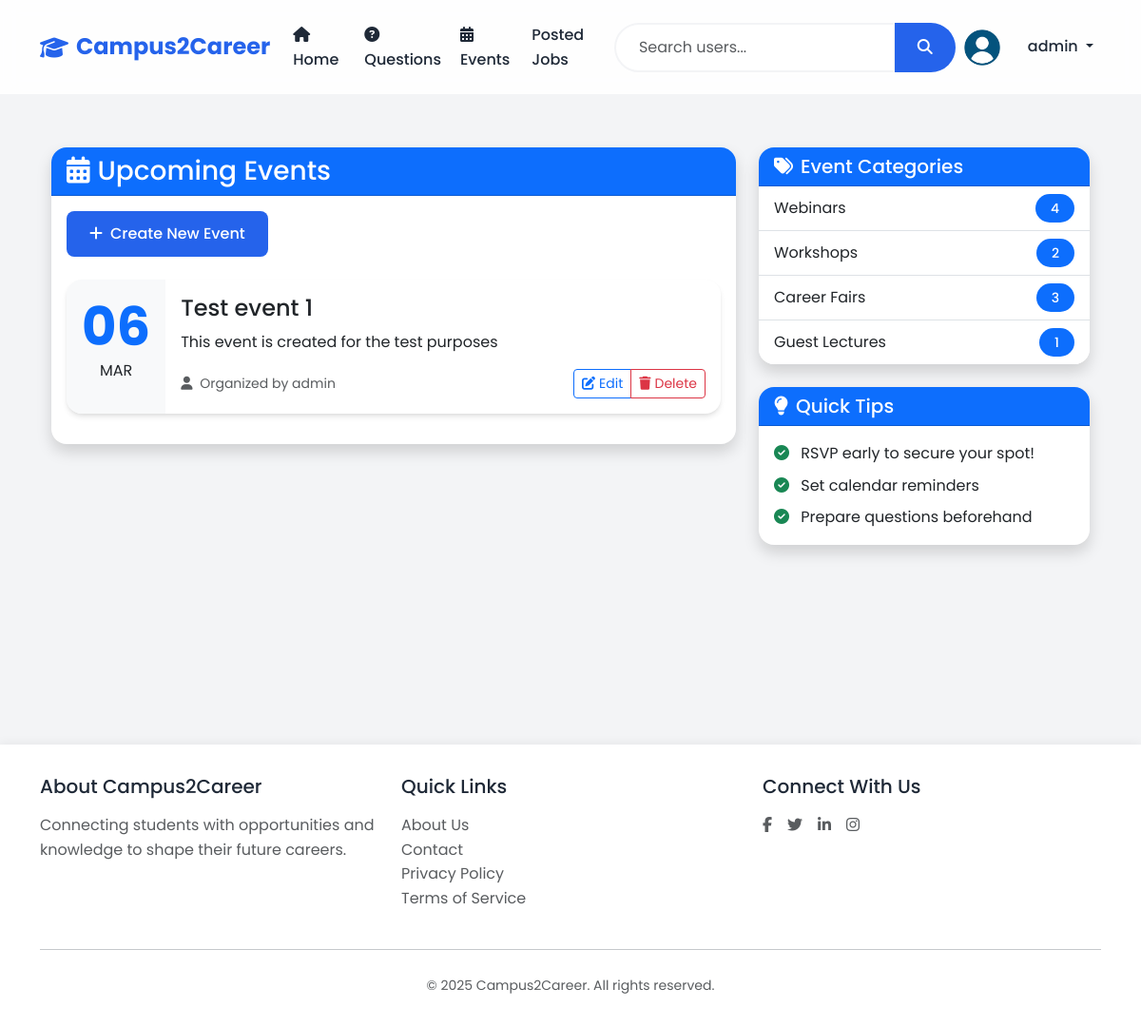
Before: /events (signed in) with the older database file.
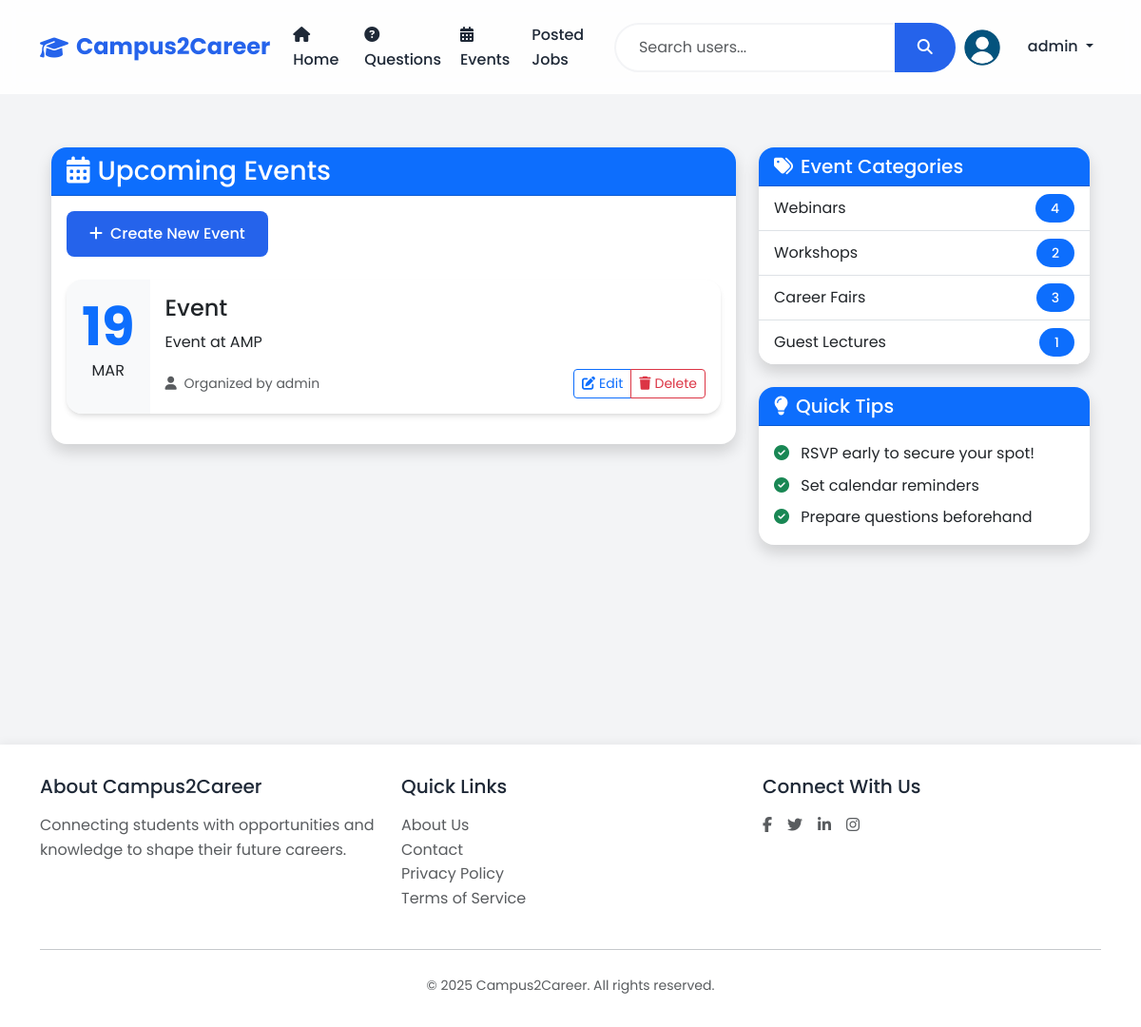
After: the same page with the newer database file.
### models.py (models this page shows, shortened)
class Event(db.Model):
    id = db.Column(db.Integer, primary_key=True)
    title = db.Column(db.String(200), nullable=False)
    description = db.Column(db.Text, nullable=False)
    date = db.Column(db.DateTime, nullable=False)
    created_at = db.Column(db.DateTime, default=datetime.utcnow)
    created_by = db.Column(db.Integer, db.ForeignKey('user.id'), nullable=False)

class User(UserMixin, db.Model):
    id = db.Column(db.Integer, primary_key=True)
    username = db.Column(db.String(80), unique=True, nullable=False)
    email = db.Column(db.String(120), unique=True, nullable=False)
    password_hash = db.Column(db.String(128))
    role = db.Column(db.String(20), nullable=False)  # student, alumni, teacher, admin
    contact = db.Column(db.String(15))
    dob = db.Column(db.Date)
    course = db.Column(db.String(50))  # For students
    profile_image = db.Column(db.String(120), default='noimg.jpg')
    created_at = db.Column(db.DateTime, default=datetime.utcnow)
    questions = db.relationship('Question', backref='author', lazy=True, cascade='all, delete-orphan')
    answers = db.relationship('Answer', backref='author', lazy=True, cascade='all, delete-orphan')
    events = db.relationship('Event', backref='creator', lazy=True, cascade='all, delete-orphan')
    jobs = db.relationship('Job', backref='poster', lazy=True, cascade='all, delete-orphan')

### app.py (the view)
@app.route('/events')
def events():
    events = Event.query.order_by(Event.date.desc()).all()
    return render_template('events/list.html', events=events)

### app.py (called while the page is built)
@login_manager.user_loader
def load_user(user_id):
    return User.query.get(int(user_id))

### templates/Events/list.html (shortened to what the changed rows need)
{% extends "base.html" %}
{% block content %}
<div class="container py-4">
    <div class="row">
        <div class="col-lg-8 mb-4">
            <div class="card shadow">
                <div class="card-body">
                    {% if events %}
                        {% for event in events %}
                            <div class="card mb-3 event-card">
                                <div class="row g-0">
                                    <div class="col-auto p-3 text-center bg-light">
                                        <div class="display-4 fw-bold text-primary">{{ event.date.strftime('%d') }}</div>
                                        <div class="text-uppercase">{{ event.date.strftime('%b') }}</div>
                                    </div>
                                    <div class="col">
                                        <div class="card-body">
                                            <h4 class="card-title">{{ event.title }}</h4>
                                            <p class="card-text">{{ event.description }}</p>
                                            <div class="d-flex justify-content-between align-items-center">
                                                <small class="text-muted">
                                                    <i class="fas fa-user me-1"></i>
                                                    Organized by {{ event.creator.username }}
                                                </small>
                                                {% if current_user.is_authenticated and (current_user.id == event.created_by or current_user.role == 'admin') %}
                                                    <div class="btn-group">
                                                        <button class="btn btn-sm btn-outline-primary" onclick="editEvent('{{ event.id }}')">
                                                            <i class="fas fa-edit me-1"></i>Edit
                                                        </button>
                                                        <button class="btn btn-sm btn-outline-danger" onclick="deleteEvent('{{ event.id }}')">
                                                            <i class="fas fa-trash me-1"></i>Delete
                                                        </button>
                                                    </div>
                                                {% endif %}
                                            </div>
                                        </div>
                                    </div>
                                </div>
                            </div>
                        {% endfor %}
                    {% endif %}
                </div>
            </div>
        </div>
    </div>
</div>
{% endblock content %}

Changed rows visible on the page:
removed Event: date "06", date "MAR", title "Test event 1", description "This event is created for the test purposes", creator.username "admin"
added Event: date "19", date "MAR", title "Event", description "Event at AMP", creator.username "admin"
